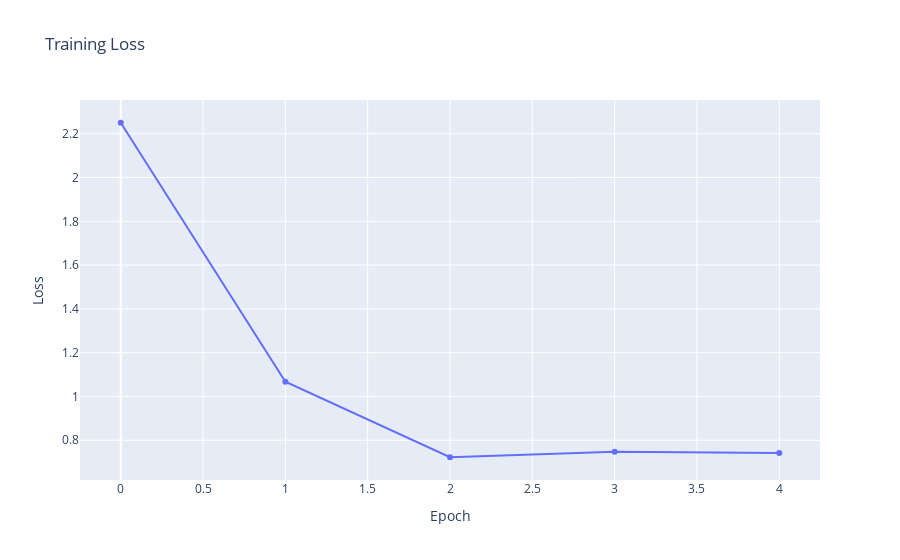

Notebook source saved alongside this figure:
### Code cell
fig = go.Figure()
fig.add_trace(go.Scatter(y=losses, mode='lines+markers'))
fig.update_layout(title='Training Loss', xaxis_title='Epoch', yaxis_title='Loss')
fig.show()

### Figure 1 — Plotly figure (JSON) as saved in the notebook; plotly's stock layout.template omitted (floating-point values rounded to 4 significant figures)
{"data": [{"mode": "lines+markers", "type": "scatter", "y": [2.25, 1.067, 0.7223, 0.747, 0.7422]}], "layout": {"title": {"text": "Training Loss"}, "xaxis": {"title": {"text": "Epoch"}}, "yaxis": {"title": {"text": "Loss"}}}}
